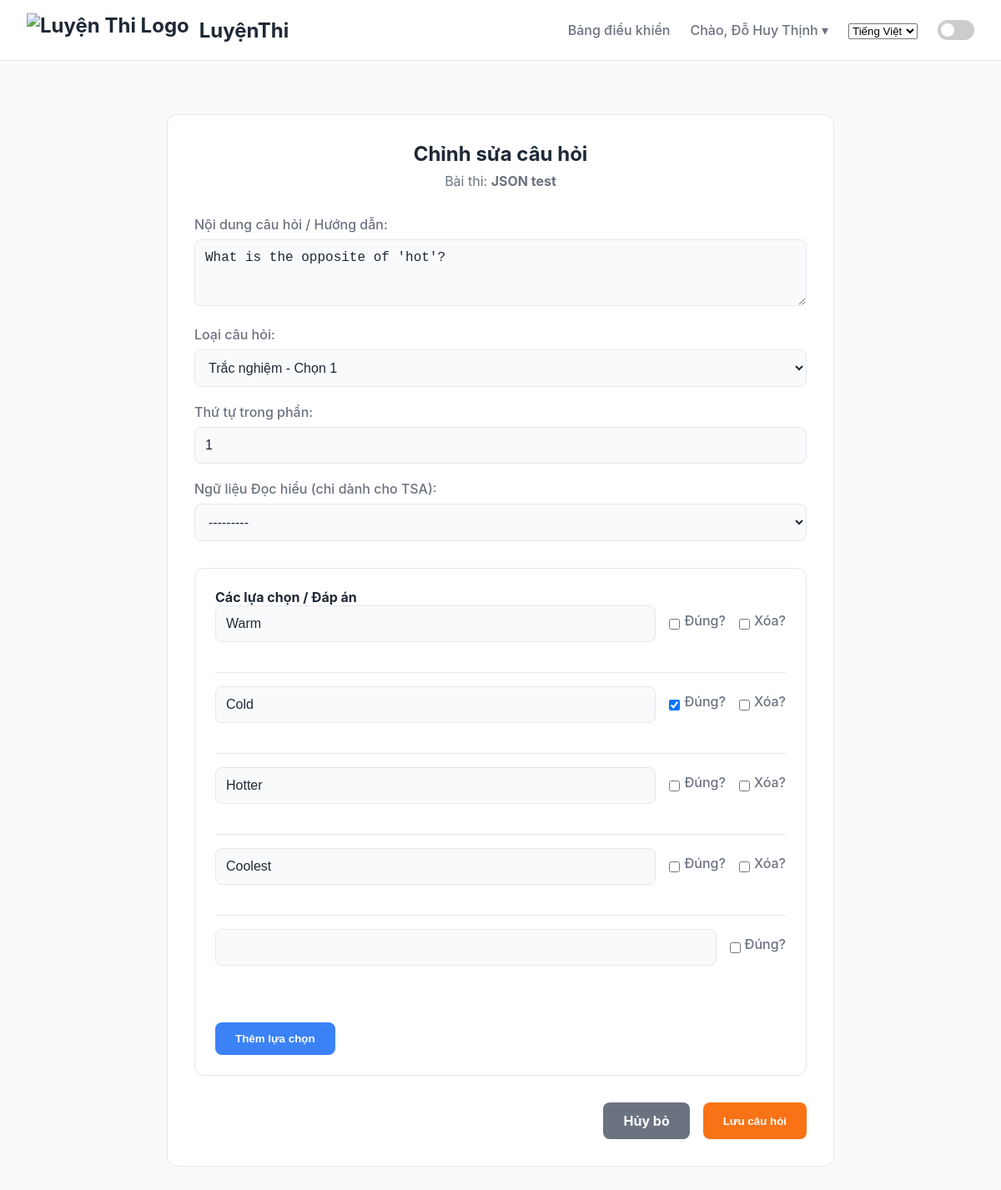
The page /vi/dashboard/exam/13/question/49/update/ (signed in) on the database its author committed.
### quizapp/models.py (models this page shows, shortened)
class User(AbstractUser):
    class Role(models.TextChoices):
        STUDENT = 'STUDENT', _('Học sinh')
        TEACHER = 'TEACHER', _('Giáo viên')
    first_name = models.CharField(_("Họ và Tên"), max_length=150, blank=False)
    last_name = models.CharField(_("last name"), max_length=150, blank=True, editable=False)
    email = models.EmailField(_("email address"), unique=True)
    role = models.CharField(max_length=50, choices=Role.choices, default=Role.STUDENT)
    school = models.CharField(max_length=255, blank=True, verbose_name=_("Trường"))
    school_class = models.CharField(max_length=50, blank=True, verbose_name=_("Lớp"))
    date_of_birth = models.DateField(null=True, blank=True, verbose_name=_("Ngày Sinh"))
    phone_number = models.CharField(max_length=15, blank=True, verbose_name=_("Số điện thoại"))

class Exam(models.Model):
    class SubjectType(models.TextChoices):
        MATH = 'MATH', _('Toán')
        PHYSICS = 'PHYSICS', _('Vật lý')
        CHEMISTRY = 'CHEMISTRY', _('Hóa học')
        BIOLOGY = 'BIOLOGY', _('Sinh học')
        HISTORY = 'HISTORY', _('Lịch sử')
        GEOGRAPHY = 'GEOGRAPHY', _('Địa lí')
        CIVIC_EDUCATION = 'CIVIC_EDUCATION', _('Giáo dục công dân')
        ENGLISH = 'ENGLISH', _('Tiếng Anh')
        TSA = 'TSA', _('Đánh giá tư duy (TSA)')
        OTHER = 'OTHER', _('Môn khác')
    class Visibility(models.TextChoices):
        PUBLIC = 'PUBLIC', _('Công khai')
        PRIVATE = 'PRIVATE', _('Riêng tư (yêu cầu mã)')
    title = models.CharField(max_length=255, verbose_name=_("Tiêu đề kỳ thi"))
    description = models.TextField(blank=True, null=True, verbose_name=_("Mô tả"))
    owner = models.ForeignKey(settings.AUTH_USER_MODEL, on_delete=models.CASCADE, related_name='exams')
    subject = models.CharField(max_length=20, choices=SubjectType.choices, default=SubjectType.OTHER, verbose_name=_("Môn học (cho cấu trúc chuẩn)"))
    duration_minutes = models.PositiveIntegerField(default=50, verbose_name=_("Thời gian làm bài (phút)"))
    is_custom = models.BooleanField(default=False, verbose_name=_("Cấu trúc tùy chỉnh"))
    code = models.CharField(max_length=8, unique=True, blank=True, default=generate_exam_code, verbose_name=_("Mã bài thi"))
    visibility = models.CharField(max_length=10, choices=Visibility.choices, default=Visibility.PUBLIC, verbose_name=_("Chế độ hiển thị"))
    created_at = models.DateTimeField(auto_now_add=True)
    updated_at = models.DateTimeField(auto_now=True)
    class Meta: ordering = ['-created_at']

class Question(models.Model):
    class QuestionType(models.TextChoices):
        SINGLE = 'SINGLE', _('Trắc nghiệm - Chọn 1')
        MULTIPLE = 'MULTIPLE', _('Trắc nghiệm - Chọn nhiều')
        TRUE_FALSE = 'TRUE_FALSE', _('Đúng / Sai')
        FILL_IN_BLANK = 'FILL_IN_BLANK', _('Điền vào chỗ trống')
        MATCHING = 'MATCHING', _('Ghép đôi')
    exam = models.ForeignKey(Exam, on_delete=models.CASCADE, related_name='questions')
    text = models.TextField(verbose_name=_("Nội dung câu hỏi / Hướng dẫn"))
    question_type = models.CharField(max_length=20, choices=QuestionType.choices, default=QuestionType.SINGLE, verbose_name=_("Loại câu hỏi"))
    order = models.PositiveIntegerField(default=0, verbose_name=_("Thứ tự trong phần"))
    passage = models.ForeignKey(ReadingPassage, on_delete=models.CASCADE, related_name='questions', null=True, blank=True, verbose_name=_("Ngữ liệu Đọc hiểu (nếu có)"))
    class Meta: ordering = ['order']

### quizapp/views.py (the view, shortened to what this page needs)
# urls.py: path('dashboard/exam/<int:exam_pk>/question/<int:question_pk>/update/', views.question_create_update, name='question_update'),
@login_required
@user_passes_test(is_teacher)
@transaction.atomic
def question_create_update(request, exam_pk, question_pk=None):
    exam = get_object_or_404(Exam, pk=exam_pk)
    if exam.owner != request.user:
        return HttpResponseForbidden(_("Bạn không có quyền truy cập."))
    if question_pk:
        question = get_object_or_404(Question, pk=question_pk)
        page_title = _("Chỉnh sửa câu hỏi")
    form = QuestionForm(instance=question)
    form.fields['passage'].queryset = ReadingPassage.objects.filter(exam=exam)
    if request.method == 'POST':
        form = QuestionForm(request.POST, instance=question)
        form.fields['passage'].queryset = ReadingPassage.objects.filter(exam=exam)
        choice_formset = ChoiceFormSet(request.POST, instance=question, prefix='choices')
        match_formset = MatchPairFormSet(request.POST, instance=question, prefix='matches')
        q_type = form.data.get('question_type')
        formset_to_validate = None
        if q_type in [Question.QuestionType.SINGLE, Question.QuestionType.MULTIPLE, Question.QuestionType.TRUE_FALSE, Question.QuestionType.FILL_IN_BLANK]:
            formset_to_validate = choice_formset
        elif q_type == Question.QuestionType.MATCHING:
            formset_to_validate = match_formset
        if form.is_valid() and (formset_to_validate is None or formset_to_validate.is_valid()):
            saved_question = form.save()
            if formset_to_validate:
                formset_to_validate.instance = saved_question
                formset_to_validate.save()
            return redirect('exam_detail_teacher', pk=exam.pk)
    else:
        choice_formset = ChoiceFormSet(instance=question, prefix='choices')
        match_formset = MatchPairFormSet(instance=question, prefix='matches')
    context = {'form': form, 'choice_formset': choice_formset, 'match_formset': match_formset, 'exam': exam, 'page_title': page_title}
    return render(request, 'dashboard/question_form.html', context)

### quizapp/forms.py
class QuestionForm(forms.ModelForm):
    class Meta:
        model = Question
        fields = ['text', 'question_type', 'order', 'passage']
        labels = {'text': _('Nội dung câu hỏi / Hướng dẫn'), 'question_type': _('Loại câu hỏi'), 'order': _('Thứ tự trong phần'), 'passage': _('Ngữ liệu Đọc hiểu (chỉ dành cho TSA)')}
        widgets = {'text': forms.Textarea(attrs={'rows': 3})}

### quizapp/views.py (called while the page is built)
def is_teacher(user):
    return user.is_authenticated and user.role == User.Role.TEACHER

### quizapp/templates/dashboard/question_form.html (shortened to what this page needs)
{% extends "base.html" %}
{% load i18n %}
{% block content %}
<div class="form-wrapper">
    <h2>{{ page_title }}</h2>
    <p style="text-align: center; margin-top: -1rem; margin-bottom: 2rem; color: var(--text-secondary);">
        {% trans "Bài thi" %}: <strong>{{ exam.title }}</strong>
    </p>
    <form method="post">
        <div class="form-field">{{ form.text.label_tag }} {{ form.text }}</div>
        <div class="form-field">{{ form.question_type.label_tag }} {{ form.question_type }}</div>
        <div class="form-field">{{ form.order.label_tag }} {{ form.order }}</div>
        <div class="form-field">{{ form.passage.label_tag }} {{ form.passage }}</div>
        <div id="choices-formset-wrapper" class="formset-wrapper">
            <h4>{% trans "Các lựa chọn / Đáp án" %}</h4>
            <div id="choices-forms-container">
                {% for form in choice_formset %}
                    <div class="formset-form-row">
                        <div class="form-field">{{ form.text }}</div>
                        <div class="form-field" style="flex-grow: 0; display: flex; align-items: center; gap: 5px;">{{ form.is_correct }} <label for="{{ form.is_correct.id_for_label }}">{% trans "Đúng?" %}</label></div>
                        {% if form.instance.pk and choice_formset.can_delete %}
                            <div class="form-field" style="flex-grow: 0; display: flex; align-items: center; gap: 5px;" title="{% trans 'Đánh dấu để xóa khi lưu' %}">{{ form.DELETE }} <label for="{{ form.DELETE.id_for_label }}">{% trans "Xóa?" %}</label></div>
                        {% endif %}
                    </div>
                {% endfor %}
            </div>
            <button type="button" class="btn btn-primary" data-formset-prefix="choices" style="margin-top: 1rem;">{% trans "Thêm lựa chọn" %}</button>
        </div>
        <div style="display: flex; justify-content: flex-end; gap: 1rem; margin-top: 2rem;">
            <a href="{{ request.META.HTTP_REFERER|default:request.get_full_path }}" class="btn" style="background-color: var(--text-secondary); color: var(--bg-primary);">{% trans "Hủy bỏ" %}</a>
            <button type="submit" class="btn btn-cta">{% trans "Lưu câu hỏi" %}</button>
        </div>
    </form>
</div>
{% endblock %}

### quizapp/templates/base.html (shortened to what this page needs)
{% load i18n %}
<!DOCTYPE html>
<html lang="{{ request.LANGUAGE_CODE }}">
<head>
</head>
<body>
    <nav>
        <div class="logo">
            <a href="{% url 'home' %}">
                <img src="https://i.postimg.cc/9fV6g5nS/logo-onthi.png" alt="Luyện Thi Logo">
                <span>{% trans "LuyệnThi" %}</span>
            </a>
        </div>
        <div class="nav-links">
            {% if user.is_authenticated %}
                {% if user.role == 'TEACHER' %}
                    <a href="{% url 'teacher_dashboard' %}">{% trans "Bảng điều khiển" %}</a>
                {% elif user.role == 'STUDENT' %}
                    <a href="{% url 'student_exam_list' %}">{% trans "Danh sách bài thi" %}</a>
                    <a href="{% url 'student_result_history' %}">{% trans "Lịch sử" %}</a>
                {% endif %}
                <div class="user-menu">
                    <span class="username-display">{% trans "Chào" %}, {{ user.first_name|default:user.username }} &#9662;</span>
                </div>
            {% else %}
                <a href="{% url 'login' %}">{% trans "Đăng nhập" %}</a>
                <a href="{% url 'register' %}" class="button">{% trans "Đăng ký" %}</a>
            {% endif %}
            <div class="language-switcher">
                <form action="{% url 'set_language' %}" method="post" id="language-form">
                    <select name="language" id="language-select" onchange="this.form.submit()">
                        {% get_current_language as CURRENT_LANGUAGE %}
                        {% get_available_languages as AVAILABLE_LANGUAGES %}
                        {% for lang_code, lang_name in AVAILABLE_LANGUAGES %}
                            <option value="{{ lang_code }}" {% if lang_code == CURRENT_LANGUAGE %}selected{% endif %}>
                                {{ lang_name }}
                            </option>
                        {% endfor %}
                    </select>
                </form>
            </div>
            <div class="theme-switch-wrapper">
              <label class="theme-switch" for="checkbox">
                <div class="slider round"></div>
              </label>
            </div>
        </div>
    </nav>
    <main class="main-content">
        {% block content %}{% endblock %}
    </main>
</body>
</html>

### quizapp/templates/base.html (style rules this page uses)
:root { --font-sans: -apple-system, BlinkMacSystemFont, "Segoe UI", Roboto, "Helvetica Neue", Arial, sans-serif; --bg-primary: #F9FAFB; --bg-surface: #FFFFFF; --text-primary: #1F2937; --text-secondary: #6B7280; --accent: #3B82F6; --cta: #F97316; --border: #E5E7EB; --error: #DC2626; --success: #10B981; }
* { box-sizing: border-box; margin: 0; padding: 0; }
body { font-family: var(--font-sans); background-color: var(--bg-primary); color: var(--text-primary); transition: background-color 0.3s, color 0.3s; }
nav { background-color: var(--bg-surface); padding: 1rem 2rem; display: flex; justify-content: space-between; align-items: center; border-bottom: 1px solid var(--border); position: sticky; top: 0; z-index: 100; }
nav .logo a { color: var(--text-primary); text-decoration: none; font-weight: bold; font-size: 1.5rem; display: flex; align-items: center; gap: 0.75rem; }
nav .logo img { height: 40px; }
nav .nav-links { display: flex; align-items: center; gap: 1.5rem; }
nav .nav-links a, nav .nav-links span { color: var(--text-secondary); text-decoration: none; font-weight: 500; transition: color 0.2s; }
.main-content { max-width: 1024px; margin: 2rem auto; padding: 2rem; }
.form-wrapper { background-color: var(--bg-surface); padding: 2rem; border-radius: 0.75rem; max-width: 500px; margin: auto; border: 1px solid var(--border); }
.form-wrapper h2 { text-align: center; margin-bottom: 1.5rem; color: var(--text-primary); }
.form-field { margin-bottom: 1.25rem; }
.form-field label { display: block; margin-bottom: 0.5rem; font-weight: 500; color: var(--text-secondary); }
.form-field input, .form-field select, .form-field textarea { width: 100%; padding: 0.75rem; background-color: var(--bg-primary); border: 1px solid var(--border); border-radius: 0.5rem; color: var(--text-primary); font-size: 1rem; }
.btn { display: inline-block; padding: 0.75rem 1.5rem; border: none; border-radius: 0.5rem; font-weight: bold; cursor: pointer; text-decoration: none; text-align: center; transition: transform 0.2s, opacity 0.2s; }
.btn-primary { background-color: var(--accent); color: white; }
.btn-cta { background-color: var(--cta); color: white; }
.user-menu { position: relative; display: inline-block; }
.username-display { cursor: pointer; color: var(--text-primary); font-weight: 500; }
.theme-switch-wrapper { display: flex; align-items: center; }
.theme-switch { display: inline-block; height: 24px; position: relative; width: 44px; }
.slider { background-color: #ccc; bottom: 0; cursor: pointer; left: 0; position: absolute; right: 0; top: 0; transition: .4s; border-radius: 24px; }
.slider:before { background-color: #fff; bottom: 4px; content: ""; height: 16px; left: 4px; position: absolute; transition: .4s; width: 16px; border-radius: 50%; }

### quizapp/templates/dashboard/question_form.html (style rules this page uses)
.form-wrapper { max-width: 800px; }
.formset-wrapper { margin-top: 2rem; padding: 1.5rem; border: 1px solid var(--border); border-radius: 0.75rem; display: none; }
.formset-form-row { display: flex; gap: 1rem; align-items: center; margin-bottom: 1rem; padding-bottom: 1rem; border-bottom: 1px solid var(--border); }
.formset-form-row:last-child { border-bottom: none; }
.formset-form-row .form-field { flex-grow: 1; }

### rows shown on the page
User: first_name "Đỗ Huy Thịnh"
Exam: title "JSON test"
Question: text "What is the opposite of 'hot'?", question_type "Trắc nghiệm - Chọn 1", order "1", passage "---------"

### other values the page prints
{{ page_title }} "Chỉnh sửa câu hỏi"
form field language "Tiếng Việt"
